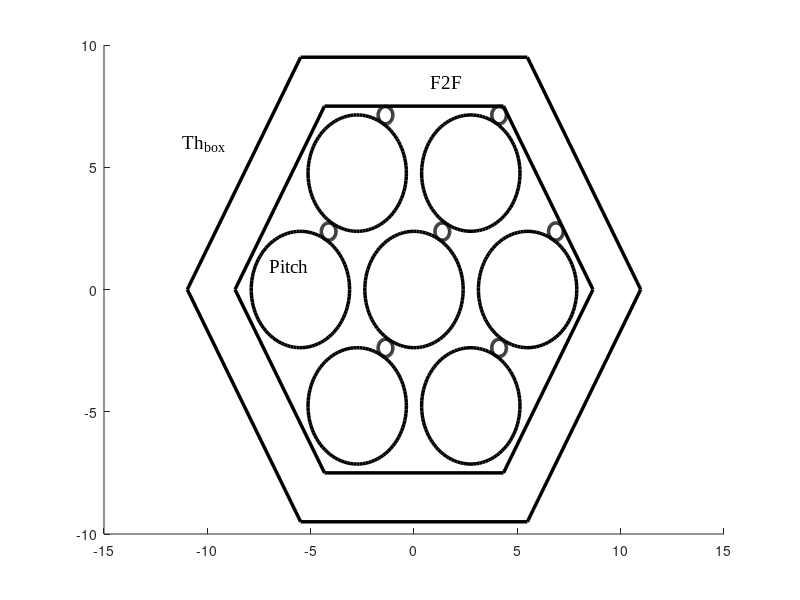

Recreate this plot in MATLAB. (Note: this script raises an error after producing the figure.)
clear
close all

f2f = 15;
th = 2;
radius = 2.38;
wrap = 0.15*radius;
theta = 60.*(pi/180.);
pitch = 4.;
offset = [(radius+wrap)*cos(theta) (radius+wrap)*sin(theta)];

LW = 2.5;

half = 0.5 * 1;
side = (2.0 * half) / sqrt(3.0);
base = 0.5 * side;
% hex with f2f=1, centered at origin
hex = [base, half;
       -base, half;
       -side, 0;
       -base, -half;
       base, -half;
       side,0;
       base,half];
% circle with r=1, centered at origin
npt = 100;
circle = zeros(npt,2);
radian = linspace(0,2*pi,npt);
circle(:,1) = cos(radian);
circle(:,2) = sin(radian);

figure
hold on
% hex can
plot(hex(:,1)*f2f,hex(:,2)*f2f,'k','LineWidth',LW)
plot(hex(:,1)*(f2f+2*th),hex(:,2)*(f2f+2*th),'k','LineWidth',LW)
% center circle
plot(circle(:,1)*radius,circle(:,2)*radius,'k','LineWidth',LW)
plot(circle(:,1)*wrap+offset(1),circle(:,2)*wrap+offset(2),'k','LineWidth',LW)
% ring of pins
for i = 1:6
    this_circle = circle*radius + hex(i,:)*pitch*radius;
    this_wrap = circle*wrap + hex(i,:)*pitch*radius + offset;
    plot(this_circle(:,1),this_circle(:,2),'k','LineWidth',LW)
    plot(this_wrap(:,1),this_wrap(:,2),'k','LineWidth',LW)
end

FS = 14;
FN = 'Times New Roman';
text(-11.2,6,'Th_{box}','FontSize',FS,'FontName',FN);
text(0.8,8.5,'F2F','FontSize',FS,'FontName',FN);
text(-7,1,'Pitch','FontSize',FS,'FontName',FN);
axis(axis)
arrow([0,-19*.5],[0,+19*.5],'LineWidth',1)
arrow([0,+19*.5],[0,-19*.5],'LineWidth',1)
arrow([-6,0],[-3,-5])
arrow([-3,-5],[-6,0])
arrow([-7.8,5.5],[-6.2,4.45],'Length',10)
arrow([-6.2,4.45],[-7.8,5.5],'Length',10)



hold off

set(gca,'Visible','off');
print(gcf,'../figs/hex_can.eps','-depsc2');
close(gcf)
